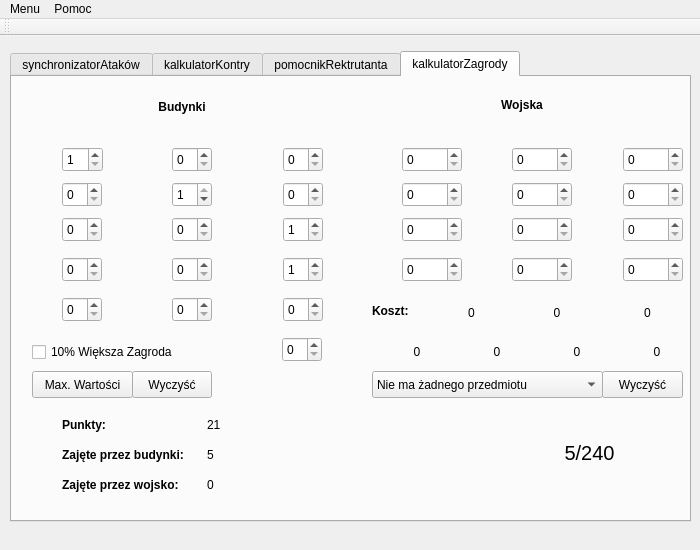
<?xml version="1.0" encoding="UTF-8"?>
<ui version="4.0">
 <class>tribalMain</class>
 <widget class="QMainWindow" name="tribalMain">
  <property name="geometry">
   <rect>
    <x>0</x>
    <y>0</y>
    <width>700</width>
    <height>550</height>
   </rect>
  </property>
  <property name="mouseTracking">
   <bool>true</bool>
  </property>
  <property name="windowTitle">
   <string>tribalToolkit</string>
  </property>
  <property name="autoFillBackground">
   <bool>true</bool>
  </property>
  <widget class="QWidget" name="centralWidget">
   <widget class="QTabWidget" name="tabWidget">
    <property name="geometry">
     <rect>
      <x>10</x>
      <y>15</y>
      <width>681</width>
      <height>471</height>
     </rect>
    </property>
    <property name="whatsThis">
     <string/>
    </property>
    <property name="tabPosition">
     <enum>QTabWidget::North</enum>
    </property>
    <property name="tabShape">
     <enum>QTabWidget::Rounded</enum>
    </property>
    <property name="currentIndex">
     <number>3</number>
    </property>
    <property name="usesScrollButtons">
     <bool>false</bool>
    </property>
    <property name="tabsClosable">
     <bool>false</bool>
    </property>
    <widget class="QWidget" name="synchronizatorAtakowTab">
     <attribute name="title">
      <string>synchronizatorAtaków</string>
     </attribute>
    </widget>
    <widget class="QWidget" name="kalkulatorKontryTab">
     <property name="autoFillBackground">
      <bool>false</bool>
     </property>
     <attribute name="title">
      <string>kalkulatorKontry</string>
     </attribute>
    </widget>
    <widget class="QWidget" name="pomocnikRektrutantaTab">
     <attribute name="title">
      <string>pomocnikRektrutanta</string>
     </attribute>
    </widget>
    <widget class="QWidget" name="kalkulatorZagrodyTab">
     <property name="enabled">
      <bool>true</bool>
     </property>
     <attribute name="title">
      <string>kalkulatorZagrody</string>
     </attribute>
     <widget class="QLabel" name="textBudynki">
      <property name="geometry">
       <rect>
        <x>0</x>
        <y>20</y>
        <width>340</width>
        <height>20</height>
       </rect>
      </property>
      <property name="font">
       <font>
        <weight>75</weight>
        <bold>true</bold>
       </font>
      </property>
      <property name="text">
       <string>Budynki</string>
      </property>
      <property name="alignment">
       <set>Qt::AlignCenter</set>
      </property>
     </widget>
     <widget class="QLabel" name="textWojska">
      <property name="geometry">
       <rect>
        <x>340</x>
        <y>20</y>
        <width>340</width>
        <height>15</height>
       </rect>
      </property>
      <property name="font">
       <font>
        <weight>75</weight>
        <bold>true</bold>
       </font>
      </property>
      <property name="text">
       <string>Wojska</string>
      </property>
      <property name="alignment">
       <set>Qt::AlignCenter</set>
      </property>
     </widget>
     <widget class="QSpinBox" name="Ratusz">
      <property name="geometry">
       <rect>
        <x>50</x>
        <y>70</y>
        <width>41</width>
        <height>25</height>
       </rect>
      </property>
      <property name="minimum">
       <number>1</number>
      </property>
      <property name="maximum">
       <number>30</number>
      </property>
     </widget>
     <widget class="QLabel" name="imgRatusz">
      <property name="geometry">
       <rect>
        <x>20</x>
        <y>75</y>
        <width>16</width>
        <height>16</height>
       </rect>
      </property>
      <property name="text">
       <string/>
      </property>
      <property name="pixmap">
       <pixmap>images/buildings/main.png</pixmap>
      </property>
     </widget>
     <widget class="QLabel" name="imgKoszary">
      <property name="geometry">
       <rect>
        <x>20</x>
        <y>110</y>
        <width>16</width>
        <height>16</height>
       </rect>
      </property>
      <property name="text">
       <string/>
      </property>
      <property name="pixmap">
       <pixmap>images/buildings/barracks.png</pixmap>
      </property>
     </widget>
     <widget class="QSpinBox" name="Koszary">
      <property name="geometry">
       <rect>
        <x>50</x>
        <y>105</y>
        <width>40</width>
        <height>25</height>
       </rect>
      </property>
      <property name="maximum">
       <number>25</number>
      </property>
     </widget>
     <widget class="QLabel" name="imgStajnia">
      <property name="geometry">
       <rect>
        <x>20</x>
        <y>145</y>
        <width>16</width>
        <height>16</height>
       </rect>
      </property>
      <property name="text">
       <string/>
      </property>
      <property name="pixmap">
       <pixmap>images/buildings/stable.png</pixmap>
      </property>
     </widget>
     <widget class="QSpinBox" name="Stajnia">
      <property name="geometry">
       <rect>
        <x>50</x>
        <y>140</y>
        <width>40</width>
        <height>25</height>
       </rect>
      </property>
      <property name="maximum">
       <number>20</number>
      </property>
     </widget>
     <widget class="QLabel" name="imgWarsztat">
      <property name="geometry">
       <rect>
        <x>20</x>
        <y>185</y>
        <width>16</width>
        <height>16</height>
       </rect>
      </property>
      <property name="text">
       <string/>
      </property>
      <property name="pixmap">
       <pixmap>images/buildings/garage.png</pixmap>
      </property>
     </widget>
     <widget class="QSpinBox" name="Warsztat">
      <property name="geometry">
       <rect>
        <x>50</x>
        <y>180</y>
        <width>40</width>
        <height>25</height>
       </rect>
      </property>
      <property name="maximum">
       <number>15</number>
      </property>
     </widget>
     <widget class="QLabel" name="imgPalac">
      <property name="geometry">
       <rect>
        <x>20</x>
        <y>225</y>
        <width>16</width>
        <height>16</height>
       </rect>
      </property>
      <property name="text">
       <string/>
      </property>
      <property name="pixmap">
       <pixmap>images/buildings/snob.png</pixmap>
      </property>
     </widget>
     <widget class="QSpinBox" name="Palac">
      <property name="geometry">
       <rect>
        <x>50</x>
        <y>220</y>
        <width>40</width>
        <height>25</height>
       </rect>
      </property>
      <property name="maximum">
       <number>3</number>
      </property>
     </widget>
     <widget class="QLabel" name="imgTartak">
      <property name="geometry">
       <rect>
        <x>130</x>
        <y>225</y>
        <width>16</width>
        <height>16</height>
       </rect>
      </property>
      <property name="text">
       <string/>
      </property>
      <property name="pixmap">
       <pixmap>images/buildings/wood.png</pixmap>
      </property>
     </widget>
     <widget class="QLabel" name="imgKuznia">
      <property name="geometry">
       <rect>
        <x>130</x>
        <y>75</y>
        <width>16</width>
        <height>16</height>
       </rect>
      </property>
      <property name="text">
       <string/>
      </property>
      <property name="pixmap">
       <pixmap>images/buildings/smith.png</pixmap>
      </property>
     </widget>
     <widget class="QSpinBox" name="Kuznia">
      <property name="geometry">
       <rect>
        <x>160</x>
        <y>70</y>
        <width>40</width>
        <height>25</height>
       </rect>
      </property>
      <property name="maximum">
       <number>20</number>
      </property>
     </widget>
     <widget class="QLabel" name="imgRynek">
      <property name="geometry">
       <rect>
        <x>130</x>
        <y>185</y>
        <width>16</width>
        <height>16</height>
       </rect>
      </property>
      <property name="text">
       <string/>
      </property>
      <property name="pixmap">
       <pixmap>images/buildings/market.png</pixmap>
      </property>
     </widget>
     <widget class="QSpinBox" name="Plac">
      <property name="geometry">
       <rect>
        <x>160</x>
        <y>105</y>
        <width>40</width>
        <height>25</height>
       </rect>
      </property>
      <property name="maximum">
       <number>1</number>
      </property>
      <property name="value">
       <number>1</number>
      </property>
     </widget>
     <widget class="QLabel" name="imgPlac">
      <property name="geometry">
       <rect>
        <x>130</x>
        <y>110</y>
        <width>16</width>
        <height>16</height>
       </rect>
      </property>
      <property name="text">
       <string/>
      </property>
      <property name="pixmap">
       <pixmap>images/buildings/place.png</pixmap>
      </property>
     </widget>
     <widget class="QSpinBox" name="Piedastal">
      <property name="geometry">
       <rect>
        <x>160</x>
        <y>140</y>
        <width>40</width>
        <height>25</height>
       </rect>
      </property>
      <property name="maximum">
       <number>1</number>
      </property>
     </widget>
     <widget class="QSpinBox" name="Rynek">
      <property name="geometry">
       <rect>
        <x>160</x>
        <y>180</y>
        <width>40</width>
        <height>25</height>
       </rect>
      </property>
      <property name="maximum">
       <number>25</number>
      </property>
     </widget>
     <widget class="QSpinBox" name="Tartak">
      <property name="geometry">
       <rect>
        <x>160</x>
        <y>220</y>
        <width>40</width>
        <height>25</height>
       </rect>
      </property>
      <property name="maximum">
       <number>30</number>
      </property>
     </widget>
     <widget class="QSpinBox" name="Cegielnia">
      <property name="geometry">
       <rect>
        <x>271</x>
        <y>70</y>
        <width>40</width>
        <height>25</height>
       </rect>
      </property>
      <property name="maximum">
       <number>30</number>
      </property>
     </widget>
     <widget class="QLabel" name="imgPiedestal">
      <property name="geometry">
       <rect>
        <x>130</x>
        <y>145</y>
        <width>16</width>
        <height>16</height>
       </rect>
      </property>
      <property name="text">
       <string/>
      </property>
      <property name="pixmap">
       <pixmap>images/buildings/statue.png</pixmap>
      </property>
     </widget>
     <widget class="QLabel" name="imgHuta">
      <property name="geometry">
       <rect>
        <x>241</x>
        <y>110</y>
        <width>16</width>
        <height>16</height>
       </rect>
      </property>
      <property name="text">
       <string/>
      </property>
      <property name="pixmap">
       <pixmap>images/buildings/iron.png</pixmap>
      </property>
     </widget>
     <widget class="QLabel" name="imgZagroda">
      <property name="geometry">
       <rect>
        <x>241</x>
        <y>145</y>
        <width>16</width>
        <height>16</height>
       </rect>
      </property>
      <property name="text">
       <string/>
      </property>
      <property name="pixmap">
       <pixmap>images/buildings/farm.png</pixmap>
      </property>
     </widget>
     <widget class="QLabel" name="imgSpichlerz">
      <property name="geometry">
       <rect>
        <x>241</x>
        <y>185</y>
        <width>16</width>
        <height>16</height>
       </rect>
      </property>
      <property name="text">
       <string/>
      </property>
      <property name="pixmap">
       <pixmap>images/buildings/storage.png</pixmap>
      </property>
     </widget>
     <widget class="QSpinBox" name="Huta">
      <property name="geometry">
       <rect>
        <x>271</x>
        <y>105</y>
        <width>40</width>
        <height>25</height>
       </rect>
      </property>
      <property name="maximum">
       <number>30</number>
      </property>
     </widget>
     <widget class="QSpinBox" name="Zagroda">
      <property name="geometry">
       <rect>
        <x>271</x>
        <y>140</y>
        <width>40</width>
        <height>25</height>
       </rect>
      </property>
      <property name="minimum">
       <number>1</number>
      </property>
      <property name="maximum">
       <number>30</number>
      </property>
     </widget>
     <widget class="QSpinBox" name="Spichlerz">
      <property name="geometry">
       <rect>
        <x>271</x>
        <y>180</y>
        <width>40</width>
        <height>25</height>
       </rect>
      </property>
      <property name="minimum">
       <number>1</number>
      </property>
      <property name="maximum">
       <number>30</number>
      </property>
      <property name="value">
       <number>1</number>
      </property>
     </widget>
     <widget class="QLabel" name="imgSchowek">
      <property name="geometry">
       <rect>
        <x>241</x>
        <y>225</y>
        <width>16</width>
        <height>16</height>
       </rect>
      </property>
      <property name="text">
       <string/>
      </property>
      <property name="pixmap">
       <pixmap>images/buildings/hide.png</pixmap>
      </property>
     </widget>
     <widget class="QLabel" name="imgCegielnia">
      <property name="geometry">
       <rect>
        <x>241</x>
        <y>75</y>
        <width>16</width>
        <height>16</height>
       </rect>
      </property>
      <property name="text">
       <string/>
      </property>
      <property name="pixmap">
       <pixmap>images/buildings/stone.png</pixmap>
      </property>
     </widget>
     <widget class="QSpinBox" name="Schowek">
      <property name="geometry">
       <rect>
        <x>271</x>
        <y>220</y>
        <width>40</width>
        <height>25</height>
       </rect>
      </property>
      <property name="maximum">
       <number>10</number>
      </property>
     </widget>
     <widget class="QLabel" name="imgMur">
      <property name="geometry">
       <rect>
        <x>240</x>
        <y>265</y>
        <width>16</width>
        <height>16</height>
       </rect>
      </property>
      <property name="text">
       <string/>
      </property>
      <property name="pixmap">
       <pixmap>images/buildings/wall.png</pixmap>
      </property>
     </widget>
     <widget class="QSpinBox" name="Mur">
      <property name="geometry">
       <rect>
        <x>270</x>
        <y>260</y>
        <width>40</width>
        <height>25</height>
       </rect>
      </property>
      <property name="maximum">
       <number>20</number>
      </property>
     </widget>
     <widget class="QCheckBox" name="checkBox">
      <property name="geometry">
       <rect>
        <x>20</x>
        <y>265</y>
        <width>141</width>
        <height>20</height>
       </rect>
      </property>
      <property name="text">
       <string>10% Większa Zagroda</string>
      </property>
     </widget>
     <widget class="QLabel" name="textPunkty">
      <property name="geometry">
       <rect>
        <x>50</x>
        <y>340</y>
        <width>50</width>
        <height>15</height>
       </rect>
      </property>
      <property name="font">
       <font>
        <weight>75</weight>
        <bold>true</bold>
       </font>
      </property>
      <property name="text">
       <string>Punkty:</string>
      </property>
     </widget>
     <widget class="QLabel" name="imgPunkty">
      <property name="geometry">
       <rect>
        <x>20</x>
        <y>340</y>
        <width>16</width>
        <height>16</height>
       </rect>
      </property>
      <property name="text">
       <string/>
      </property>
      <property name="pixmap">
       <pixmap>images/coinbag_15x15.png</pixmap>
      </property>
     </widget>
     <widget class="QLabel" name="Punkty">
      <property name="geometry">
       <rect>
        <x>195</x>
        <y>340</y>
        <width>50</width>
        <height>15</height>
       </rect>
      </property>
      <property name="text">
       <string>21</string>
      </property>
     </widget>
     <widget class="QLabel" name="imgChlop">
      <property name="geometry">
       <rect>
        <x>20</x>
        <y>370</y>
        <width>16</width>
        <height>16</height>
       </rect>
      </property>
      <property name="text">
       <string/>
      </property>
      <property name="pixmap">
       <pixmap>images/chlop.png</pixmap>
      </property>
     </widget>
     <widget class="QLabel" name="textZagroda">
      <property name="geometry">
       <rect>
        <x>50</x>
        <y>370</y>
        <width>121</width>
        <height>16</height>
       </rect>
      </property>
      <property name="font">
       <font>
        <weight>75</weight>
        <bold>true</bold>
       </font>
      </property>
      <property name="text">
       <string>Zajęte przez budynki:</string>
      </property>
     </widget>
     <widget class="QLabel" name="ZajetePrzezBudynki">
      <property name="geometry">
       <rect>
        <x>195</x>
        <y>370</y>
        <width>50</width>
        <height>15</height>
       </rect>
      </property>
      <property name="text">
       <string>5</string>
      </property>
     </widget>
     <widget class="QLabel" name="imgCK">
      <property name="geometry">
       <rect>
        <x>470</x>
        <y>185</y>
        <width>16</width>
        <height>16</height>
       </rect>
      </property>
      <property name="text">
       <string/>
      </property>
      <property name="pixmap">
       <pixmap>images/unit/heavy.png</pixmap>
      </property>
     </widget>
     <widget class="QSpinBox" name="Piki">
      <property name="geometry">
       <rect>
        <x>390</x>
        <y>70</y>
        <width>60</width>
        <height>25</height>
       </rect>
      </property>
      <property name="maximum">
       <number>50000</number>
      </property>
     </widget>
     <widget class="QSpinBox" name="Miecze">
      <property name="geometry">
       <rect>
        <x>390</x>
        <y>105</y>
        <width>60</width>
        <height>25</height>
       </rect>
      </property>
      <property name="maximum">
       <number>50000</number>
      </property>
     </widget>
     <widget class="QSpinBox" name="Topy">
      <property name="geometry">
       <rect>
        <x>390</x>
        <y>140</y>
        <width>60</width>
        <height>25</height>
       </rect>
      </property>
      <property name="maximum">
       <number>50000</number>
      </property>
     </widget>
     <widget class="QSpinBox" name="Luki">
      <property name="geometry">
       <rect>
        <x>390</x>
        <y>180</y>
        <width>60</width>
        <height>25</height>
       </rect>
      </property>
      <property name="maximum">
       <number>50000</number>
      </property>
     </widget>
     <widget class="QSpinBox" name="Zwiady">
      <property name="geometry">
       <rect>
        <x>500</x>
        <y>70</y>
        <width>60</width>
        <height>25</height>
       </rect>
      </property>
      <property name="maximum">
       <number>50000</number>
      </property>
     </widget>
     <widget class="QSpinBox" name="LK">
      <property name="geometry">
       <rect>
        <x>500</x>
        <y>105</y>
        <width>60</width>
        <height>25</height>
       </rect>
      </property>
      <property name="maximum">
       <number>50000</number>
      </property>
     </widget>
     <widget class="QSpinBox" name="LucznicyK">
      <property name="geometry">
       <rect>
        <x>500</x>
        <y>140</y>
        <width>60</width>
        <height>25</height>
       </rect>
      </property>
      <property name="maximum">
       <number>50000</number>
      </property>
     </widget>
     <widget class="QSpinBox" name="CK">
      <property name="geometry">
       <rect>
        <x>500</x>
        <y>180</y>
        <width>60</width>
        <height>25</height>
       </rect>
      </property>
      <property name="maximum">
       <number>50000</number>
      </property>
     </widget>
     <widget class="QSpinBox" name="Tarany">
      <property name="geometry">
       <rect>
        <x>611</x>
        <y>70</y>
        <width>60</width>
        <height>25</height>
       </rect>
      </property>
      <property name="maximum">
       <number>50000</number>
      </property>
     </widget>
     <widget class="QSpinBox" name="Katasy">
      <property name="geometry">
       <rect>
        <x>611</x>
        <y>105</y>
        <width>60</width>
        <height>25</height>
       </rect>
      </property>
      <property name="maximum">
       <number>50000</number>
      </property>
     </widget>
     <widget class="QLabel" name="imgLucznikK">
      <property name="geometry">
       <rect>
        <x>470</x>
        <y>145</y>
        <width>16</width>
        <height>16</height>
       </rect>
      </property>
      <property name="text">
       <string/>
      </property>
      <property name="pixmap">
       <pixmap>images/unit/marcher.png</pixmap>
      </property>
     </widget>
     <widget class="QLabel" name="imgLK">
      <property name="geometry">
       <rect>
        <x>470</x>
        <y>110</y>
        <width>16</width>
        <height>16</height>
       </rect>
      </property>
      <property name="text">
       <string/>
      </property>
      <property name="pixmap">
       <pixmap>images/unit/light.png</pixmap>
      </property>
     </widget>
     <widget class="QLabel" name="imgPiki">
      <property name="geometry">
       <rect>
        <x>360</x>
        <y>75</y>
        <width>16</width>
        <height>16</height>
       </rect>
      </property>
      <property name="text">
       <string/>
      </property>
      <property name="pixmap">
       <pixmap>images/unit/spear.png</pixmap>
      </property>
     </widget>
     <widget class="QLabel" name="imgZwiad">
      <property name="geometry">
       <rect>
        <x>470</x>
        <y>75</y>
        <width>16</width>
        <height>16</height>
       </rect>
      </property>
      <property name="text">
       <string/>
      </property>
      <property name="pixmap">
       <pixmap>images/unit/spy.png</pixmap>
      </property>
     </widget>
     <widget class="QLabel" name="imgGrubas">
      <property name="geometry">
       <rect>
        <x>581</x>
        <y>185</y>
        <width>16</width>
        <height>16</height>
       </rect>
      </property>
      <property name="text">
       <string/>
      </property>
      <property name="pixmap">
       <pixmap>images/unit/snob.png</pixmap>
      </property>
     </widget>
     <widget class="QSpinBox" name="Rycek">
      <property name="geometry">
       <rect>
        <x>611</x>
        <y>140</y>
        <width>60</width>
        <height>25</height>
       </rect>
      </property>
      <property name="maximum">
       <number>1</number>
      </property>
     </widget>
     <widget class="QLabel" name="imgKatasy">
      <property name="geometry">
       <rect>
        <x>581</x>
        <y>110</y>
        <width>16</width>
        <height>16</height>
       </rect>
      </property>
      <property name="text">
       <string/>
      </property>
      <property name="pixmap">
       <pixmap>images/unit/catapult.png</pixmap>
      </property>
     </widget>
     <widget class="QLabel" name="imgTarany">
      <property name="geometry">
       <rect>
        <x>581</x>
        <y>75</y>
        <width>16</width>
        <height>16</height>
       </rect>
      </property>
      <property name="text">
       <string/>
      </property>
      <property name="pixmap">
       <pixmap>images/unit/ram.png</pixmap>
      </property>
     </widget>
     <widget class="QLabel" name="imgTopy">
      <property name="geometry">
       <rect>
        <x>360</x>
        <y>145</y>
        <width>16</width>
        <height>16</height>
       </rect>
      </property>
      <property name="text">
       <string/>
      </property>
      <property name="pixmap">
       <pixmap>images/unit/axe.png</pixmap>
      </property>
     </widget>
     <widget class="QSpinBox" name="Grubas">
      <property name="geometry">
       <rect>
        <x>611</x>
        <y>180</y>
        <width>60</width>
        <height>25</height>
       </rect>
      </property>
      <property name="maximum">
       <number>25</number>
      </property>
     </widget>
     <widget class="QLabel" name="imgMiecze">
      <property name="geometry">
       <rect>
        <x>360</x>
        <y>110</y>
        <width>16</width>
        <height>16</height>
       </rect>
      </property>
      <property name="text">
       <string/>
      </property>
      <property name="pixmap">
       <pixmap>images/unit/sword.png</pixmap>
      </property>
     </widget>
     <widget class="QLabel" name="imgRycek">
      <property name="geometry">
       <rect>
        <x>581</x>
        <y>145</y>
        <width>16</width>
        <height>16</height>
       </rect>
      </property>
      <property name="text">
       <string/>
      </property>
      <property name="pixmap">
       <pixmap>images/unit/knight.png</pixmap>
      </property>
     </widget>
     <widget class="QLabel" name="imgLucznik">
      <property name="geometry">
       <rect>
        <x>360</x>
        <y>185</y>
        <width>16</width>
        <height>16</height>
       </rect>
      </property>
      <property name="text">
       <string/>
      </property>
      <property name="pixmap">
       <pixmap>images/unit/archer.png</pixmap>
      </property>
     </widget>
     <widget class="QLabel" name="imgChlop2">
      <property name="geometry">
       <rect>
        <x>20</x>
        <y>400</y>
        <width>16</width>
        <height>16</height>
       </rect>
      </property>
      <property name="text">
       <string/>
      </property>
      <property name="pixmap">
       <pixmap>images/chlop.png</pixmap>
      </property>
     </widget>
     <widget class="QLabel" name="ZajetePrzezWojsko">
      <property name="geometry">
       <rect>
        <x>195</x>
        <y>400</y>
        <width>50</width>
        <height>15</height>
       </rect>
      </property>
      <property name="text">
       <string>0</string>
      </property>
     </widget>
     <widget class="QLabel" name="textZajetePrzezWojsko">
      <property name="geometry">
       <rect>
        <x>50</x>
        <y>400</y>
        <width>121</width>
        <height>16</height>
       </rect>
      </property>
      <property name="font">
       <font>
        <weight>75</weight>
        <bold>true</bold>
       </font>
      </property>
      <property name="text">
       <string>Zajęte przez wojsko:</string>
      </property>
     </widget>
     <widget class="QLabel" name="stringZagrodaBilans">
      <property name="geometry">
       <rect>
        <x>477</x>
        <y>320</y>
        <width>201</width>
        <height>111</height>
       </rect>
      </property>
      <property name="font">
       <font>
        <pointsize>15</pointsize>
        <weight>50</weight>
        <italic>false</italic>
        <bold>false</bold>
        <underline>false</underline>
        <strikeout>false</strikeout>
       </font>
      </property>
      <property name="text">
       <string>5/240</string>
      </property>
      <property name="alignment">
       <set>Qt::AlignCenter</set>
      </property>
     </widget>
     <widget class="QLabel" name="imgZagrodaBig">
      <property name="geometry">
       <rect>
        <x>350</x>
        <y>320</y>
        <width>151</width>
        <height>111</height>
       </rect>
      </property>
      <property name="text">
       <string/>
      </property>
      <property name="pixmap">
       <pixmap>images/farm.png</pixmap>
      </property>
     </widget>
     <widget class="QLabel" name="textKoszt">
      <property name="geometry">
       <rect>
        <x>360</x>
        <y>226</y>
        <width>41</width>
        <height>16</height>
       </rect>
      </property>
      <property name="font">
       <font>
        <weight>75</weight>
        <bold>true</bold>
       </font>
      </property>
      <property name="text">
       <string>Koszt:</string>
      </property>
     </widget>
     <widget class="QLabel" name="imgWood">
      <property name="geometry">
       <rect>
        <x>410</x>
        <y>225</y>
        <width>16</width>
        <height>16</height>
       </rect>
      </property>
      <property name="text">
       <string/>
      </property>
      <property name="pixmap">
       <pixmap>images/resources/wood.png</pixmap>
      </property>
     </widget>
     <widget class="QLabel" name="imgClay">
      <property name="geometry">
       <rect>
        <x>493</x>
        <y>225</y>
        <width>16</width>
        <height>16</height>
       </rect>
      </property>
      <property name="text">
       <string/>
      </property>
      <property name="pixmap">
       <pixmap>images/resources/clay.png</pixmap>
      </property>
     </widget>
     <widget class="QLabel" name="imgIron">
      <property name="geometry">
       <rect>
        <x>580</x>
        <y>223</y>
        <width>20</width>
        <height>20</height>
       </rect>
      </property>
      <property name="text">
       <string/>
      </property>
      <property name="pixmap">
       <pixmap>images/resources/iron.png</pixmap>
      </property>
     </widget>
     <widget class="QLabel" name="Clay">
      <property name="geometry">
       <rect>
        <x>512</x>
        <y>226</y>
        <width>66</width>
        <height>20</height>
       </rect>
      </property>
      <property name="text">
       <string>0</string>
      </property>
      <property name="alignment">
       <set>Qt::AlignCenter</set>
      </property>
     </widget>
     <widget class="QLabel" name="Iron">
      <property name="geometry">
       <rect>
        <x>600</x>
        <y>226</y>
        <width>71</width>
        <height>20</height>
       </rect>
      </property>
      <property name="text">
       <string>0</string>
      </property>
      <property name="alignment">
       <set>Qt::AlignCenter</set>
      </property>
     </widget>
     <widget class="QLabel" name="Wood">
      <property name="geometry">
       <rect>
        <x>429</x>
        <y>226</y>
        <width>61</width>
        <height>20</height>
       </rect>
      </property>
      <property name="text">
       <string>0</string>
      </property>
      <property name="alignment">
       <set>Qt::AlignCenter</set>
      </property>
     </widget>
     <widget class="QLabel" name="Atak">
      <property name="geometry">
       <rect>
        <x>375</x>
        <y>267</y>
        <width>60</width>
        <height>15</height>
       </rect>
      </property>
      <property name="text">
       <string>0</string>
      </property>
      <property name="alignment">
       <set>Qt::AlignCenter</set>
      </property>
     </widget>
     <widget class="QLabel" name="imgAtak">
      <property name="geometry">
       <rect>
        <x>355</x>
        <y>267</y>
        <width>16</width>
        <height>16</height>
       </rect>
      </property>
      <property name="mouseTracking">
       <bool>true</bool>
      </property>
      <property name="toolTip">
       <string/>
      </property>
      <property name="statusTip">
       <string/>
      </property>
      <property name="text">
       <string/>
      </property>
      <property name="pixmap">
       <pixmap>images/attack/att.png</pixmap>
      </property>
     </widget>
     <widget class="QLabel" name="imgObrona">
      <property name="geometry">
       <rect>
        <x>435</x>
        <y>267</y>
        <width>16</width>
        <height>16</height>
       </rect>
      </property>
      <property name="text">
       <string/>
      </property>
      <property name="pixmap">
       <pixmap>images/attack/def.png</pixmap>
      </property>
     </widget>
     <widget class="QLabel" name="imgObronaKaw">
      <property name="geometry">
       <rect>
        <x>515</x>
        <y>267</y>
        <width>16</width>
        <height>16</height>
       </rect>
      </property>
      <property name="text">
       <string/>
      </property>
      <property name="pixmap">
       <pixmap>images/attack/def_cav.png</pixmap>
      </property>
     </widget>
     <widget class="QLabel" name="imgObronaLuk">
      <property name="geometry">
       <rect>
        <x>595</x>
        <y>267</y>
        <width>16</width>
        <height>16</height>
       </rect>
      </property>
      <property name="text">
       <string/>
      </property>
      <property name="pixmap">
       <pixmap>images/attack/def_archer.png</pixmap>
      </property>
     </widget>
     <widget class="QLabel" name="Obrona">
      <property name="geometry">
       <rect>
        <x>455</x>
        <y>267</y>
        <width>60</width>
        <height>15</height>
       </rect>
      </property>
      <property name="text">
       <string>0</string>
      </property>
      <property name="alignment">
       <set>Qt::AlignCenter</set>
      </property>
     </widget>
     <widget class="QLabel" name="ObronaKaw">
      <property name="geometry">
       <rect>
        <x>535</x>
        <y>267</y>
        <width>60</width>
        <height>15</height>
       </rect>
      </property>
      <property name="text">
       <string>0</string>
      </property>
      <property name="alignment">
       <set>Qt::AlignCenter</set>
      </property>
     </widget>
     <widget class="QLabel" name="ObronaLuk">
      <property name="geometry">
       <rect>
        <x>615</x>
        <y>267</y>
        <width>60</width>
        <height>16</height>
       </rect>
      </property>
      <property name="text">
       <string>0</string>
      </property>
      <property name="alignment">
       <set>Qt::AlignCenter</set>
      </property>
     </widget>
     <widget class="QPushButton" name="buttonMaxValue">
      <property name="geometry">
       <rect>
        <x>20</x>
        <y>294</y>
        <width>101</width>
        <height>27</height>
       </rect>
      </property>
      <property name="text">
       <string>Max. Wartości</string>
      </property>
     </widget>
     <widget class="QPushButton" name="buttonClearBud">
      <property name="geometry">
       <rect>
        <x>120</x>
        <y>294</y>
        <width>80</width>
        <height>27</height>
       </rect>
      </property>
      <property name="text">
       <string>Wyczyść</string>
      </property>
     </widget>
     <widget class="QPushButton" name="buttonClearWojo">
      <property name="geometry">
       <rect>
        <x>590</x>
        <y>294</y>
        <width>81</width>
        <height>27</height>
       </rect>
      </property>
      <property name="text">
       <string>Wyczyść</string>
      </property>
     </widget>
     <widget class="QComboBox" name="comboItems">
      <property name="geometry">
       <rect>
        <x>360</x>
        <y>294</y>
        <width>231</width>
        <height>27</height>
       </rect>
      </property>
      <item>
       <property name="text">
        <string>Nie ma żadnego przedmiotu</string>
       </property>
      </item>
      <item>
       <property name="text">
        <string>Halabarda szwajcarska</string>
       </property>
      </item>
      <item>
       <property name="text">
        <string>Długi miecz Urlicha</string>
       </property>
      </item>
      <item>
       <property name="text">
        <string>Wojowniczy topór Thorgarda</string>
       </property>
      </item>
      <item>
       <property name="text">
        <string>Wielki łuk Edwarda</string>
       </property>
      </item>
      <item>
       <property name="text">
        <string>Luneta Kalida</string>
       </property>
      </item>
      <item>
       <property name="text">
        <string>Lanca Mieszka</string>
       </property>
      </item>
      <item>
       <property name="text">
        <string>Flaga Baptysty</string>
       </property>
      </item>
      <item>
       <property name="text">
        <string>Łuk reflekcyjny Khana</string>
       </property>
      </item>
      <item>
       <property name="text">
        <string>Wekiera Carlosa</string>
       </property>
      </item>
      <item>
       <property name="text">
        <string>Ogień olimpijski</string>
       </property>
      </item>
      <item>
       <property name="text">
        <string>Berło Vasca</string>
       </property>
      </item>
     </widget>
    </widget>
   </widget>
  </widget>
  <widget class="QMenuBar" name="menuBar">
   <property name="geometry">
    <rect>
     <x>0</x>
     <y>0</y>
     <width>700</width>
     <height>23</height>
    </rect>
   </property>
   <widget class="QMenu" name="menuMenu">
    <property name="title">
     <string>Menu</string>
    </property>
    <addaction name="actionKonfiguracja"/>
    <addaction name="separator"/>
    <addaction name="separator"/>
    <addaction name="separator"/>
    <addaction name="separator"/>
    <addaction name="actionZakoncz"/>
   </widget>
   <widget class="QMenu" name="menuPomoc">
    <property name="title">
     <string>Pomoc</string>
    </property>
    <addaction name="actionAutorzy_2"/>
    <addaction name="actionStrona_WWW_2"/>
    <addaction name="actionWspom_Projekt"/>
   </widget>
   <addaction name="menuMenu"/>
   <addaction name="menuPomoc"/>
  </widget>
  <widget class="QToolBar" name="mainToolBar">
   <property name="enabled">
    <bool>false</bool>
   </property>
   <property name="focusPolicy">
    <enum>Qt::WheelFocus</enum>
   </property>
   <property name="contextMenuPolicy">
    <enum>Qt::NoContextMenu</enum>
   </property>
   <property name="autoFillBackground">
    <bool>false</bool>
   </property>
   <property name="floatable">
    <bool>false</bool>
   </property>
   <attribute name="toolBarArea">
    <enum>TopToolBarArea</enum>
   </attribute>
   <attribute name="toolBarBreak">
    <bool>false</bool>
   </attribute>
  </widget>
  <widget class="QStatusBar" name="statusBar">
   <property name="sizeGripEnabled">
    <bool>false</bool>
   </property>
  </widget>
  <action name="actionZakoncz">
   <property name="text">
    <string>Zakończ</string>
   </property>
  </action>
  <action name="actionKonfiguracja">
   <property name="checkable">
    <bool>false</bool>
   </property>
   <property name="checked">
    <bool>false</bool>
   </property>
   <property name="text">
    <string>Konfiguracja</string>
   </property>
  </action>
  <action name="actionAutorzy_2">
   <property name="text">
    <string>Autorzy</string>
   </property>
  </action>
  <action name="actionStrona_WWW_2">
   <property name="text">
    <string>Strona WWW</string>
   </property>
  </action>
  <action name="actionWspom_Projekt">
   <property name="text">
    <string>Wspomóż Projekt</string>
   </property>
  </action>
 </widget>
 <layoutdefault spacing="6" margin="11"/>
 <resources/>
 <connections/>
</ui>
